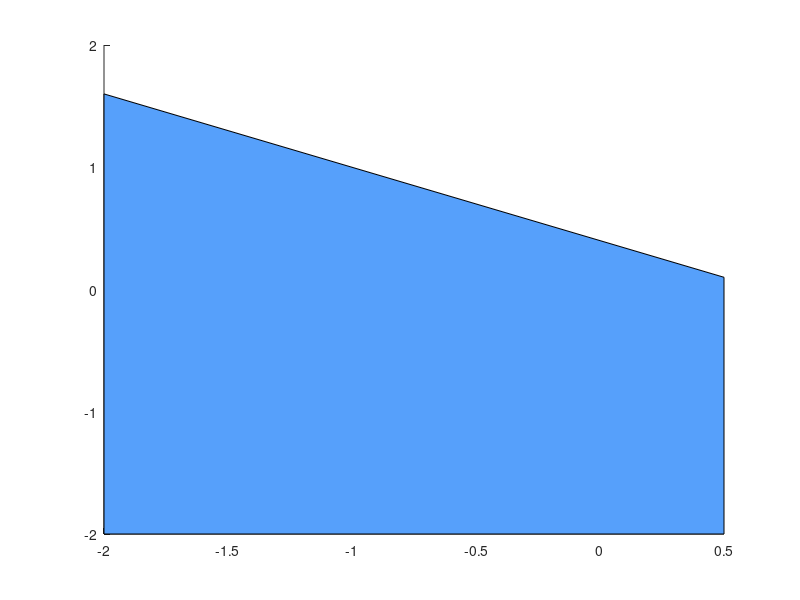

The MATLAB script that drew this image: (Note: this script raises an error after producing the figure.)
%基于CriticalCondition


clc;clear

v1 = [-2 -2;0.5 -2;0.5 0.1;-2 1.6];
f1 = [1 2 3 4];
patch('Faces',f1,'Vertices',v1,'FaceColor',[86,160,251]/255);
hold on


syms k1 k3
%系统参数
a=2.5;b=1.5;h=1; 
rho=7;sigma=0;
d11=0.1;d12=0;
d21=d12*sigma;d22=d11*rho;

%变量参数
m1=b*h-1-k1;
m2=-d11-d22;
m3=d11*d22-d12*d21;
m4=-b*h*d11-a*h*d12-k3*d21+d22+k1*d22;
m5=-b*h-k1*b*h-k3*a*h;
m6=a*h;
m7=d21;

k3=solve(4*m3*(m5+m6)-(m4+m7)^2==0,k3);
k3_0=double(subs(k3,k1,-2:0.01:0.5));

h=double(subs(0.4-0.6*k1,k1,-2:0.01:0.5));

fill([-2:0.01:0.5 fliplr(-2:0.01:0.5)],[-2*ones(1,251) fliplr(k3_0)],[255 193 127]/255);

plot(-2:0.01:0.5,h,'-','linewidth',2,'color',[71,55,63]/255)
hold on
plot(-2:0.01:0.5,k3_0,'-','linewidth',2,'color',[71,55,63]/255)
hold on
plot([0.5 0.5],[0.1 -2],'-','linewidth',2,'color',[71,55,63]/255)
hold on


text(0.54,-1.7,'$L_1$','Interpreter','latex','FontSize',15);
text(-1.9,1.65,'$L_2$','Interpreter','latex','FontSize',15);
text(-1.9,0.93,'$L_3$','Interpreter','latex','FontSize',15);



scatter(-7/10,41/50,200,'.','k');
%text(-0.665,1,'$(-\frac{11}{14},\frac{61}{70})$','Interpreter','latex','FontSize',14);
text(-1.4,0.67,'$(-0.79,0.87)$','Interpreter','latex','FontSize',13);

scatter(0.5,-1.06,200,'.','k');
%text(-0.665,1,'$(-\frac{11}{14},\frac{61}{70})$','Interpreter','latex','FontSize',14);
text(-0.16,-1.17,'$(0.5,-1.06)$','Interpreter','latex','FontSize',13);


axis([-2 1 -2 2])
xlabel('$k_1$','Interpreter','latex')
ylabel('$k_3$','Interpreter','latex')
legend('Stable range','Turing instability range','Interpreter','latex','fontsize',14);
set(gca,'linewidth',2,'fontsize',18,'fontname','Times');
box on
grid minor


% %%%%%% 求三个点
% solve(- (17*k1)/10 - (7*k1^2)/10 - 9/280,k1)
% subs(- (17*k1)/10 - (7*k1^2)/10 - 9/280,k1,-2)
% subs(- (17*k1)/10 - (7*k1^2)/10 - 9/280,k1,0.5)
% solve(- (17*k1)/10 - (7*k1^2)/10 - 9/280==0.4-0.6*k1,k1)
% subs(- (17*k1)/10 - (7*k1^2)/10 - 9/280,k1,-11/14)
% k1=-11/14;k3=61/70;
% k1=0.5;k3=-37/35;
% k1=-2;k3=159/280;
% %%%%%%

